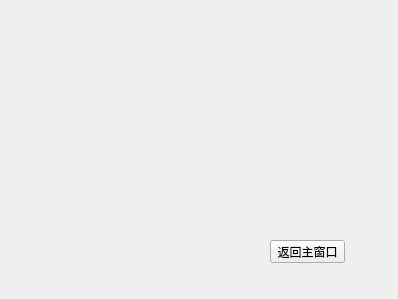
<?xml version="1.0" encoding="UTF-8"?>
<ui version="4.0">
 <class>Exp2Window</class>
 <widget class="QWidget" name="Exp2Window">
  <property name="geometry">
   <rect>
    <x>0</x>
    <y>0</y>
    <width>398</width>
    <height>299</height>
   </rect>
  </property>
  <property name="windowTitle">
   <string>实验2</string>
  </property>
  <widget class="QPushButton" name="pushButton_exp2_out">
   <property name="geometry">
    <rect>
     <x>270</x>
     <y>240</y>
     <width>75</width>
     <height>23</height>
    </rect>
   </property>
   <property name="text">
    <string>返回主窗口</string>
   </property>
  </widget>
 </widget>
 <resources/>
 <connections/>
</ui>
